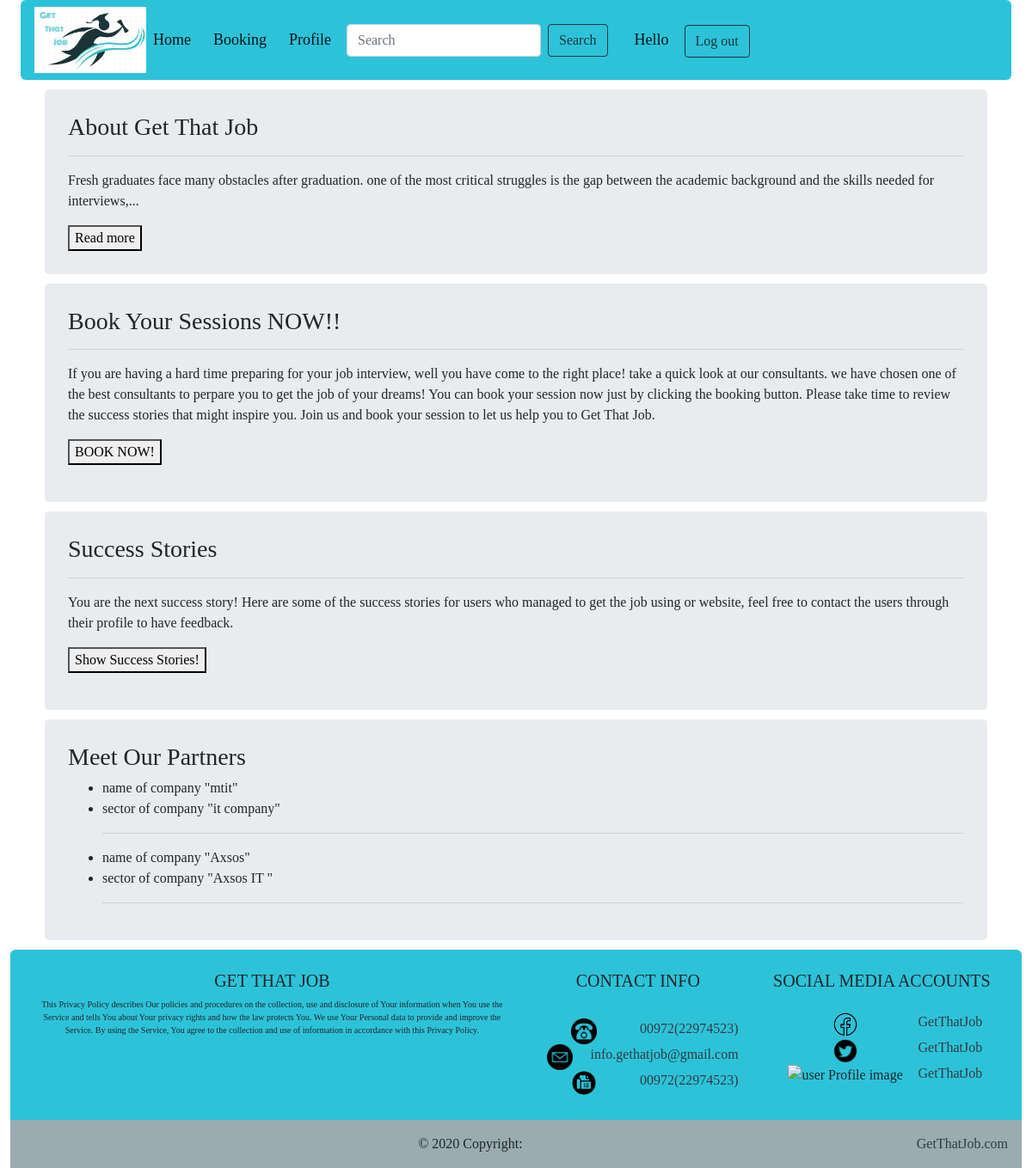
Screenshot of /in (signed in) with the database file from the repository.
### get_that_job_app/models.py (models this page shows)
class Partner(models.Model):
    name=models.CharField(max_length=255)
    field_of_company=models.TextField()
    about=models.TextField()
    image = models.ImageField(upload_to="images/",null=True)
    admin=models.ForeignKey(User,related_name='partner', on_delete=models.CASCADE)# foreignkey one to many user with partner
    created_at=models.DateTimeField(auto_now_add=True)
    updated_at=models.DateTimeField(auto_now=True)
    objects = UserManager()

### get_that_job_app/views.py (the view)
# urls.py: path('in',views.home_in,name="autocomplete"),
def home_in(request):
    if 'term' in request.GET:
        qs = Partner.objects.filter(name__icontains=request.GET.get('term'))
        titles = list()
        for product in qs:
            titles.append(product.name)
        return JsonResponse(titles, safe=False)
    if 'logged_user_info' in request.session:
        context = models.all_users()
        return render(request, "home_in.html",context)
    return redirect('/')

### get_that_job_app/models.py (called while the page is built)
def all_users():
    context = {
        "users": User.objects.filter(role = Role.objects.get(id=2)),
        "consultants": User.objects.filter(role = Role.objects.get(id=3)),
        "partners": Partner.objects.all(),
        "admins": User.objects.filter(role = Role.objects.get(id=1)),
        "all_users" : User.objects.all(),
    }
    return context

### get_that_job_app/templates/home_in.html (shortened to what this page needs)
<!doctype html>
<html lang="en">
    <head>
        {% load static %}
        <link rel="stylesheet" href="//code.jquery.com/ui/1.12.1/themes/base/jquery-ui.css">
        <link rel="stylesheet" href="https://stackpath.bootstrapcdn.com/bootstrap/4.3.1/css/bootstrap.min.css">
        <link rel="stylesheet" href="{% static 'css/home.css' %}">
        <link rel="stylesheet" href="//code.jquery.com/ui/1.12.1/themes/base/jquery-ui.css">
    </head>
    <body>
        <div class="container">
            <nav class="navbar navbar-expand-lg navbar-light bg-light">
                <img src="{% static 'img/logo.jpg' %}"width="130px" />
                <div class="collapse navbar-collapse" id="navbarNav">
                    <ul class="navbar-nav">
                        {% if  request.session.logged_user_info %}
                            <li class="nav-item active">
                                <a class="nav-link" href="/in">Home </a>
                            </li>
                            <li class="nav-item active">
                                <a class="nav-link" href="/booking">Booking</a>
                            </li>
                            <li class="nav-item active">
                                <a class="nav-link" href="/profile">Profile</a>
                            </li>
                            <li>
                                <form class="form-inline space" action="/in" method="POST">
                                    <input name="product" id="product" class="form-control mr-sm-2" type="search" placeholder="Search" aria-label="Search">
                                    <button class="btn btn-outline-success my-2 my-sm-0" type="submit">Search</button>
                                </form>
                            </li>
                        {% endif%}
                            {% if request.session.logged_user_info %}
                                <li class="nav-item active">
                                    <a class="nav-link " href="/profile">Hello {{ request.session.logged_user_info.first_name }} {{request.session.logged_user_info.last_name}}</a>
                                </li>
                                <form class="form-inline" action="log_out"  method="POST">
                                    <button class="btn btn-outline-success my-2 my-sm-0" type="submit">Log out</button>
                                </form>
                            {% endif%}
                    </ul>
                </div>
            </nav>
            <div class="content">
                <div id="about" class="jumbotron">
                    <h3>About Get That Job</h3>
                    <hr>
                    <p>Fresh graduates face many obstacles after graduation. one of the most critical struggles is the gap between the academic background and the skills needed for interviews,<span id="dots">...</span>
                        </p>
                    <button onclick="myFunction()" id="myBtn">Read more</button>
                </div>
                <div id="about" class="jumbotron">
                    <h3>Book Your Sessions NOW!!</h3>
                    <hr>
                    <p class="justified">If you are having a hard time preparing for your job interview, well you have come to the right place! take a quick look at our consultants. we have chosen one of the best consultants to perpare you to get the job of your dreams!
                        You can book your session now just by clicking the booking button.
                        Please take time to review the success stories that might inspire you. Join us and book your session to let us help you to Get That Job.
                    </p>
                    <button>BOOK NOW!</button>
                    <br />
                </div>
                <div id="about" class="jumbotron">
                    <h3>Success Stories</h3>
                    <hr>
                    <p class="justified"> You are the next success story! Here are some of the success stories for users who managed to get the job using or website, feel free to contact the users through their profile to have feedback.</p>
                    <button>Show Success Stories!</button>
                    <br />
                </div>
                <div id="about" class="jumbotron">
                    <h3>Meet Our Partners</h3>
                    {% for partner in partners %}
                    <ul>
                        <li> name of company  "{{partner.name}}" </li>
                        <li> sector of company "{{partner.about}}" </li>
                        <hr>
                    </ul>
                    {% endfor %}
                </div>
            </div>
        </div>
    <footer class="bg-light text-center text-lg-start">
        <div class="container p-4">
        <div class="row">
            <div class="col-lg-6 col-md-12 mb-4 mb-md-0">
            <h5 class="text-uppercase">Get That Job</h5>
            <p>
                This Privacy Policy describes Our policies and procedures on the collection,
                use and disclosure of Your information when You use the Service and tells You
                about Your privacy rights and how the law protects You.
                We use Your Personal data to provide and improve the Service. By using the
                Service, You agree to the collection and use of information in accordance with
                this Privacy Policy.
            </p>
            </div>
            <div class="col-lg-3 col-md-6 mb-4 mb-md-0">
            <h5 class="text-uppercase">Contact info</h5>
            <br>
            <ul class="list-unstyled mb-0">
                <li>
                    <img src="{% static 'img/phone.jpg' %}" alt="user Profile image" height="30px" width="30px" /><a href="#!" class="text-dark">  00972(22974523) </a>
                </li>
                <li>
                    <img src="{% static 'img/email.png' %}" alt="user Profile image" height="30px" width="30px" /><a href="#!" class="text-dark"> info.gethatjob@gmail.com</a>
                </li>
                <li>
                    <img src="{% static 'img/fax.png' %}" alt="user Profile image" height="30px" width="30px" /><a href="#!" class="text-dark"> 00972(22974523)</a>
                </li>
            </ul>
            </div>
            <div class="col-lg-3 col-md-6 mb-4 mb-md-0">
            <h5 class="text-uppercase mb-0">Social media accounts</h5>
            <br>
            <ul class="list-unstyled">
                <li>
                    <img src="{% static 'img/fb.png' %}" alt="user Profile image" height="30px" width="30px" /><a href="#!" class="text-dark">GetThatJob</a>
                </li>
                <li>
                    <img src="{% static 'img/twitter.png' %}" alt="user Profile image" height="30px" width="30px" /><a href="#!" class="text-dark">GetThatJob</a>
                </li>
                <li>
                    <img src="{% static 'img/linkedin.png' %}" alt="user Profile image" height="30px" width="30px" /><a href="#!" class="text-dark">GetThatJob</a>
                </li>
            </ul>
            </div>
        </div>
        </div>
        <div class="text-center p-3" style="background-color: rgb(154 172 175)">
        © 2020 Copyright:
        <a class="text-dark" href="https://GetThatJob.com/">GetThatJob.com</a>
        </div>
    </footer>
    </body>
</html>

### get_that_job_app/static/css/home.css (style rules this page uses)
body { font-family: cursive; }
.container { margin: 0 auto; padding: 0px; max-width: 98%; font-family: cursive; }
form.form-inline { margin-top: 3px; }
li { padding-right: 10px; }
button.btn.btn-outline-success.my-2.my-sm-0 { background-color: rgb(44 195 217); color:rgb(27 52 56); border-color: rgb(27 52 56); margin-right: 13px; }
.bg-light { margin: 0px 12px; border-radius: 6px; background-color: rgb(44 195 217) !important; }
a.nav-link { font-size: large; }
div#about { padding: 27px !important; margin: 11px 40px; }
a { float: right; }
.col-lg-6.col-md-12.mb-4.mb-md-0>p { font-size: 10px; }

### rows the page displays
Partner: name "mtit", about "it company"
Partner: name "Axsos", about "Axsos IT"
